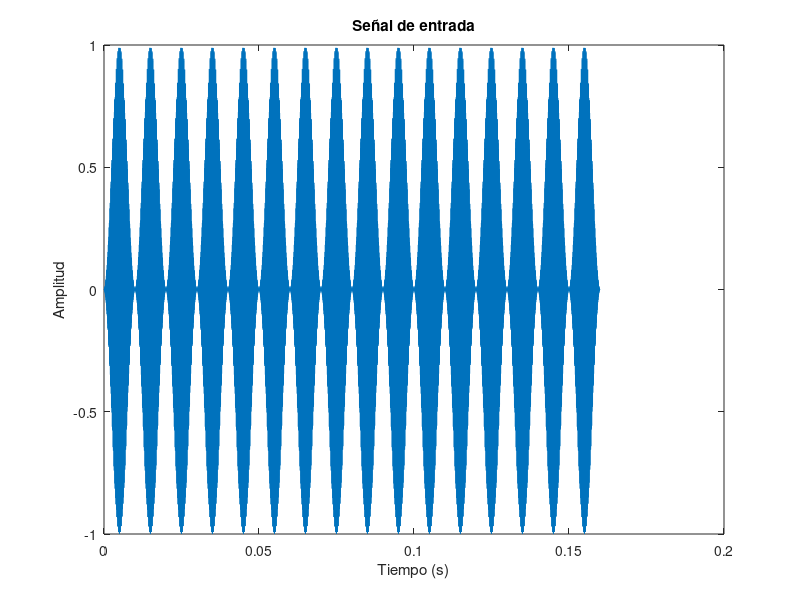
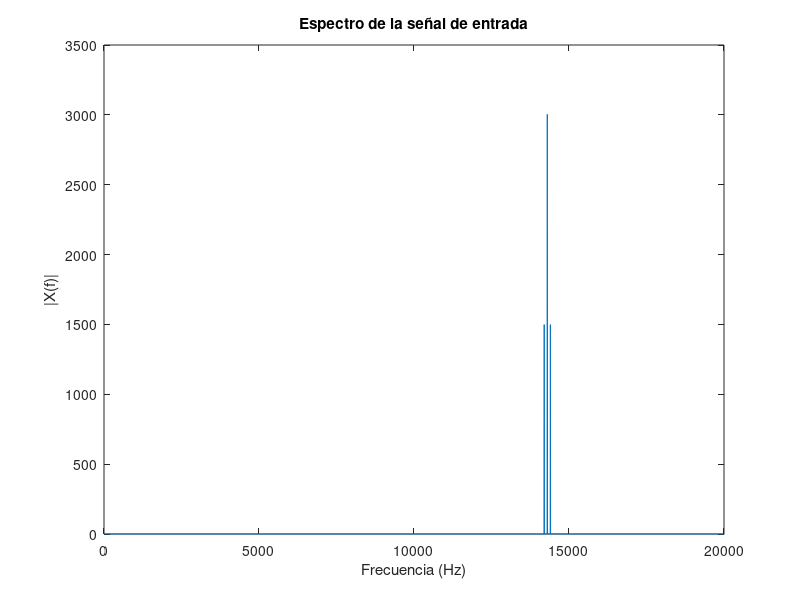

Write the MATLAB code that produced these figures, in order. (Note: this script raises an error after producing the figures.)
clear
clc
close all

Rp = 1;
Rs = 15;

%% CARGA DE SEÑAL
load("Prueba01.mat")

Fs = 75000;
t = (0:length(Out)-1)/Fs;

figure
plot(t,Out)
title('Señal de entrada')
xlabel('Tiempo (s)')
ylabel('Amplitud')

%% ESPECTRO DE LA SEÑAL
N = length(Out);
f = (0:N-1)*Fs/N;
X = fft(Out);

figure
plot(f,abs(X))
xlim([0 20000])
title('Espectro de la señal de entrada')
xlabel('Frecuencia (Hz)')
ylabel('|X(f)|')

%% FILTRO PASA BAJOS
fp = 10.3125e3;
fs = 11.5625e3;

Wp = 2*pi*fp;
Ws = 2*pi*fs;

[n1,Wn1] = cheb1ord(Wp,Ws,Rp,Rs,'s');

%% FILTRO PASABANDA 1
fp = [10.92e3 12.46e3];
fs = [10.3125e3 13.4375e3];

Wp = 2*pi*fp;
Ws = 2*pi*fs;

[n2,Wn2] = cheb1ord(Wp,Ws,Rp,Rs,'s');

%% FILTRO PASABANDA 2
fp = [12.46e3 14.05e3];
fs = [11.5625e3 14.6875e3];

Wp = 2*pi*fp;
Ws = 2*pi*fs;

[n3,Wn3] = cheb1ord(Wp,Ws,Rp,Rs,'s');

%% FILTRO PASA ALTOS
fp = 14.6875e3;
fs = 13.4375e3;

Wp = 2*pi*fp;
Ws = 2*pi*fs;

[n4,Wn4] = cheb1ord(Wp,Ws,Rp,Rs,'s');

%% AJUSTE DE ÓRDENES SEGÚN EL ENUNCIADO

nPB = max(n2,n3); % mismo orden para pasabanda
nEXT = max(n1,n4); % mismo orden para extremos

%% DISEÑO FINAL DE FILTROS

[b1,a1] = cheby1(nEXT,Rp,Wn1,'low','s');
[b2,a2] = cheby1(nPB,Rp,Wn2,'bandpass','s');
[b3,a3] = cheby1(nPB,Rp,Wn3,'bandpass','s');
[b4,a4] = cheby1(nEXT,Rp,Wn4,'high','s');

%% MOSTRAR ÓRDENES
disp('Orden filtro pasa bajos:')
disp(nEXT)

disp('Orden filtros pasabanda:')
disp(nPB)

disp('Orden filtro pasa altos:')
disp(nEXT)

%% FUNCIONES DE TRANSFERENCIA
disp('Funcion de transferencia pasa bajos')
tf(b1,a1)

disp('Funcion de transferencia pasabanda 1')
tf(b2,a2)

disp('Funcion de transferencia pasabanda 2')
tf(b3,a3)

disp('Funcion de transferencia pasa altos')
tf(b4,a4)

%% RESPUESTA EN FRECUENCIA DE LOS FILTROS

figure
freqs(b1,a1)
title('Respuesta filtro pasa bajos')

figure
freqs(b2,a2)
title('Respuesta filtro pasabanda 1')

figure
freqs(b3,a3)
title('Respuesta filtro pasabanda 2')

figure
freqs(b4,a4)
title('Respuesta filtro pasa altos')

%% APLICAR FILTROS

y1 = lsim(tf(b1,a1),Out,t);
y2 = lsim(tf(b2,a2),Out,t);
y3 = lsim(tf(b3,a3),Out,t);
y4 = lsim(tf(b4,a4),Out,t);

%% SEÑALES FILTRADAS

figure

subplot(5,1,1)
plot(t,Out)
title('Señal original')

subplot(5,1,2)
plot(t,y1)
title('Salida filtro pasa bajos')

subplot(5,1,3)
plot(t,y2)
title('Salida filtro pasabanda 1')

subplot(5,1,4)
plot(t,y3)
title('Salida filtro pasabanda 2')

subplot(5,1,5)
plot(t,y4)
title('Salida filtro pasa altos')

%% ESPECTRO DE LAS SEÑALES FILTRADAS

Y1 = fft(y1);
Y2 = fft(y2);
Y3 = fft(y3);
Y4 = fft(y4);

figure
subplot(4,1,1)
plot(f,abs(Y1))
xlim([0 20000])
title('Espectro salida pasa bajos')

subplot(4,1,2)
plot(f,abs(Y2))
xlim([0 20000])
title('Espectro salida pasabanda 1')

subplot(4,1,3)
plot(f,abs(Y3))
xlim([0 20000])
title('Espectro salida pasabanda 2')

subplot(4,1,4)
plot(f,abs(Y4))
xlim([0 20000])
title('Espectro salida pasa altos')
